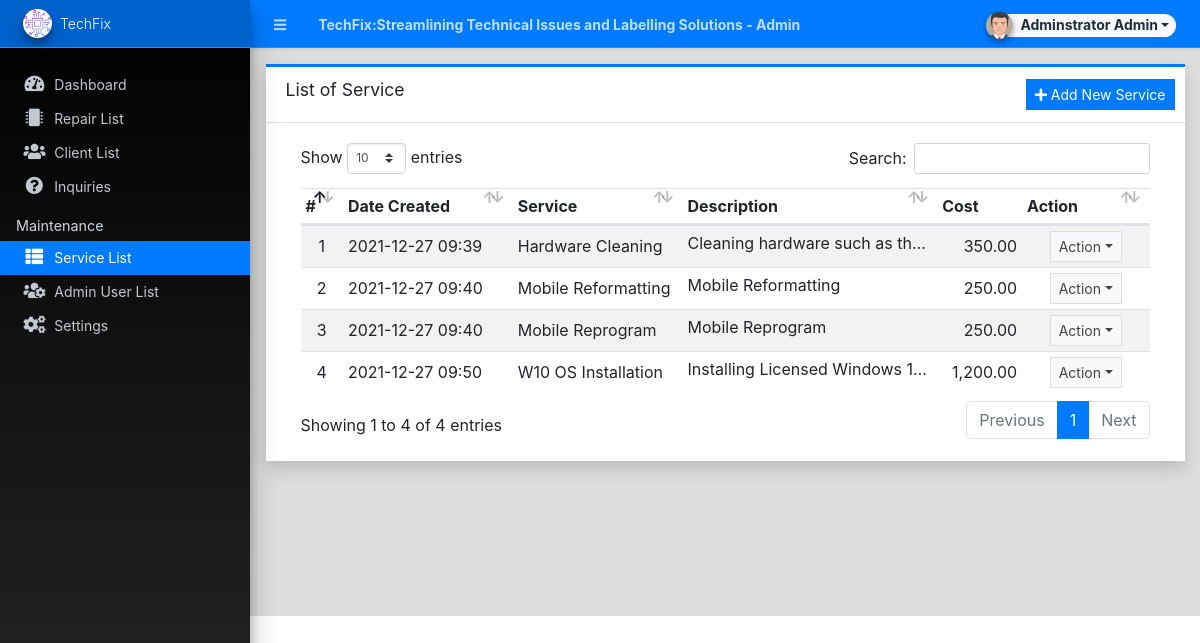
/admin/?page=services (signed in), run on the app's committed database.
### tables this page shows
CREATE TABLE `service_list` (
  `id` int(30) NOT NULL,
  `service` text NOT NULL,
  `description` text NOT NULL,
  `cost` float NOT NULL DEFAULT 0,
  `delete_flag` tinyint(1) NOT NULL DEFAULT 0 COMMENT '0 = Active, 1 = Delete',
  `date_created` datetime NOT NULL DEFAULT current_timestamp(),
  `date_updated` datetime DEFAULT NULL
);

### config.php (called while the page is built, shortened)
<?php
require_once('classes/DBConnection.php');
require_once('classes/SystemSettings.php');
function validate_image($file){
	if(!empty($file)){
        $ex = explode('?',$file);
        $file = $ex[0];
        $param =  isset($ex[1]) ? '?'.$ex[1]  : '';
		if(is_file(base_app.$file)){
			return base_url.$file.$param;
		}else{
			return base_url.'dist/img/no-image-available.png';
		}
	}else{
		return base_url.'dist/img/no-image-available.png';
	}
}
function isMobileDevice(){
    $aMobileUA = array(
        '/iphone/i' => 'iPhone',
        '/ipod/i' => 'iPod',
        '/ipad/i' => 'iPad',
        '/android/i' => 'Android',
        '/blackberry/i' => 'BlackBerry',
        '/webos/i' => 'Mobile'
    );
    return false;
}
?>

### classes/DBConnection.php (called while the page is built, shortened)
<?php
class DBConnection{
    private $host = DB_SERVER;
    private $username = DB_USERNAME;
    private $password = DB_PASSWORD;
    private $database = DB_NAME;
    public $conn;
    public function __construct(){
        if (!isset($this->conn)) {
            $this->conn = new mysqli($this->host, $this->username, $this->password, $this->database);
        }
    }
}
?>

### classes/SystemSettings.php (called while the page is built, shortened)
<?php
class SystemSettings extends DBConnection{
	function userdata($field = ''){
		if(!empty($field)){
			if(isset($_SESSION['userdata'][$field]))
				return $_SESSION['userdata'][$field];
			else
				return null;
		}else{
			return false;
		}
	}
	function info($field=''){
		if(!empty($field)){
			if(isset($_SESSION['system_info'][$field]))
				return $_SESSION['system_info'][$field];
			else
				return false;
		}else{
			return false;
		}
	}
}
$_settings = new SystemSettings();
?>

### admin/services/index.php (the view, shortened to what this page needs)
<div class="card card-outline card-primary rounded-0 shadow">
	<div class="card-header">
		<h3 class="card-title">List of Service</h3>
		<div class="card-tools">
			<a href="javascript:void(0)" id="create_new" class="btn btn-flat btn-sm btn-primary"><span class="fas fa-plus"></span>  Add New Service</a>
		</div>
	</div>
	<div class="card-body">
		<div class="container-fluid">
        <div class="container-fluid">
			<table class="table table-hover table-striped">
				<colgroup>
					<col width="5%">
					<col width="20%">
					<col width="20%">
					<col width="30%">
					<col width="10%">
					<col width="15%">
				</colgroup>
				<thead>
					<tr>
						<th>#</th>
						<th>Date Created</th>
						<th>Service</th>
						<th>Description</th>
						<th>Cost</th>
						<th>Action</th>
					</tr>
				</thead>
				<tbody>
					<?php
						$i = 1;
						$qry = $conn->query("SELECT * from `service_list` where delete_flag = 0 order by `service` asc ");
						while($row = $qry->fetch_assoc()):
					?>
						<tr>
							<td class="text-center"><?php echo $i++; ?></td>
							<td class=""><?php echo date("Y-m-d H:i",strtotime($row['date_created'])) ?></td>
							<td><?php echo ucwords($row['service']) ?></td>
							<td class="truncate-1"><?php echo $row['description'] ?></td>
							<td class="text-right"><?php echo number_format($row['cost'],2) ?></td>
							<td align="center">
								 <button type="button" class="btn btn-flat btn-default btn-sm dropdown-toggle dropdown-icon" data-toggle="dropdown">
				                  		Action
				                  </button>
							</td>
						</tr>
					<?php endwhile; ?>
				</tbody>
			</table>
		</div>
		</div>
	</div>
</div>

### admin/index.php (shortened to what this page needs)
<?php require_once('../config.php'); ?>
 <!DOCTYPE html>
<html lang="en" class="" style="height: auto;">
<?php require_once('inc/header.php') ?>
  <body class="sidebar-mini layout-fixed control-sidebar-slide-open layout-navbar-fixed sidebar-mini-md sidebar-mini-xs" data-new-gr-c-s-check-loaded="14.991.0" data-gr-ext-installed="" style="height: auto;">
    <div class="wrapper">
     <?php require_once('inc/topBarNav.php') ?>
     <?php require_once('inc/navigation.php') ?>
     <?php $page = isset($_GET['page']) ? $_GET['page'] : 'home';  ?>
      <div class="content-wrapper pt-3" style="min-height: 567.854px;">
        <section class="content ">
          <div class="container-fluid">
            <?php
              if(!file_exists($page.".php") && !is_dir($page)){
                  include '404.html';
              }else{
                if(is_dir($page))
                  include $page.'/index.php';
                else
                  include $page.'.php';
              }
            ?>
          </div>
        </section>
      </div>
      <?php require_once('inc/footer.php') ?>
  </body>
</html>

### admin/inc/header.php (shortened to what this page needs)
<head>
    <link rel="stylesheet" href="<?php echo base_url ?>plugins/fontawesome-free/css/all.min.css">
    <link rel="stylesheet" href="<?php echo base_url ?>plugins/tempusdominus-bootstrap-4/css/tempusdominus-bootstrap-4.min.css">
  <link rel="stylesheet" href="<?php echo base_url ?>plugins/datatables-bs4/css/dataTables.bootstrap4.min.css">
  <link rel="stylesheet" href="<?php echo base_url ?>plugins/datatables-responsive/css/responsive.bootstrap4.min.css">
  <link rel="stylesheet" href="<?php echo base_url ?>plugins/datatables-buttons/css/buttons.bootstrap4.min.css">
  <link rel="stylesheet" href="<?php echo base_url ?>plugins/select2/css/select2.min.css">
  <link rel="stylesheet" href="<?php echo base_url ?>plugins/select2-bootstrap4-theme/select2-bootstrap4.min.css">
    <link rel="stylesheet" href="<?php echo base_url ?>plugins/icheck-bootstrap/icheck-bootstrap.min.css">
    <link rel="stylesheet" href="<?php echo base_url ?>plugins/jqvmap/jqvmap.min.css">
    <link rel="stylesheet" href="<?php echo base_url ?>dist/css/adminlte.css">
    <link rel="stylesheet" href="<?php echo base_url ?>dist/css/custom.css">
    <link rel="stylesheet" href="<?php echo base_url ?>plugins/overlayScrollbars/css/OverlayScrollbars.min.css">
    <link rel="stylesheet" href="<?php echo base_url ?>plugins/daterangepicker/daterangepicker.css">
    <link rel="stylesheet" href="<?php echo base_url ?>plugins/summernote/summernote-bs4.min.css">
  <link rel="stylesheet" href="<?php echo base_url ?>plugins/sweetalert2-theme-bootstrap-4/bootstrap-4.min.css">
  </head>

### admin/inc/topBarNav.php (shortened to what this page needs)
<nav class="main-header navbar navbar-expand navbar-dark border  border-info border-top-0  border-left-0 border-right-0 text-sm shadow-sm bg-primary">
  <ul class="navbar-nav">
    <li class="nav-item">
    <a class="nav-link" data-widget="pushmenu" href="#" role="button"><i class="fas fa-bars"></i></a>
    </li>
    <li class="nav-item d-none d-sm-inline-block">
      <a href="<?php echo base_url ?>" class="nav-link"><b><?php echo (!isMobileDevice()) ? $_settings->info('name'):$_settings->info('short_name'); ?> - Admin</b></a>
    </li>
  </ul>
  <ul class="navbar-nav ml-auto">
    <li class="nav-item">
      <div class="btn-group nav-link">
            <button type="button" class="btn btn-rounded badge badge-light dropdown-toggle dropdown-icon" data-toggle="dropdown">
              <span><img src="<?php echo validate_image($_settings->userdata('avatar')) ?>" class="img-circle elevation-2 user-img" alt="User Image"></span>
              <span class="ml-3"><?php echo ucwords($_settings->userdata('firstname').' '.$_settings->userdata('lastname')) ?></span>
            </button>
        </div>
    </li>
  </ul>
</nav>

### admin/inc/navigation.php (shortened to what this page needs)
<aside class="main-sidebar sidebar-dark-primary elevation-4 sidebar-no-expand bg-gradient-black">
  <a href="<?php echo base_url ?>admin" class="brand-link bg-transparent text-sm border-info shadow-sm bg-primary">
  <img src="<?php echo validate_image($_settings->info('logo'))?>" alt="Store Logo" class="brand-image img-circle elevation-3 bg-black" style="width: 1.8rem;height: 1.8rem;max-height: unset;object-fit:scale-down;object-position:center center">
  <span class="brand-text font-weight-light"><?php echo $_settings->info('short_name') ?></span>
  </a>
  <div class="sidebar os-host os-theme-light os-host-overflow os-host-overflow-y os-host-resize-disabled os-host-transition os-host-scrollbar-horizontal-hidden">
    <div class="os-content-glue" style="margin: 0px -8px; width: 249px; height: 646px;"></div>
    <div class="os-padding">
      <div class="os-viewport os-viewport-native-scrollbars-invisible" style="overflow-y: scroll;">
        <div class="os-content" style="padding: 0px 8px; height: 100%; width: 100%;">
          <nav class="mt-4">
             <ul class="nav nav-pills nav-sidebar flex-column text-sm nav-compact nav-flat nav-child-indent nav-collapse-hide-child" data-widget="treeview" role="menu" data-accordion="false">
              <li class="nav-item dropdown">
                <a href="./" class="nav-link nav-home">
                  <i class="nav-icon fas fa-tachometer-alt"></i>
                  <p>
                    Dashboard
                  </p>
                </a>
              </li>
              <li class="nav-item">
                <a href="<?php echo base_url ?>admin/?page=repairs" class="nav-link nav-repairs">
                  <i class="nav-icon fas fa-microchip"></i>
                  <p>
                    Repair List
                  </p>
                </a>
              </li>
              <li class="nav-item dropdown">
                <a href="<?php echo base_url ?>admin/?page=clients" class="nav-link nav-clients">
                  <i class="nav-icon fas fa-users"></i>
                  <p>
                    Client List
                  </p>
                </a>
              </li>
              <li class="nav-item">
                <a href="<?php echo base_url ?>admin/?page=inquiries" class="nav-link nav-inquiries">
                  <i class="nav-icon fas fa-question-circle"></i>
                  <p>
                    Inquiries
                  </p>
                </a>
              </li>
              <?php if($_settings->userdata('type') == 1): ?>
              <li class="nav-header">Maintenance</li>
              <li class="nav-item dropdown">
                <a href="<?php echo base_url ?>admin/?page=services" class="nav-link nav-services">
                  <i class="nav-icon fas fa-th-list"></i>
                  <p>
                    Service List
                  </p>
                </a>
              </li>
              <li class="nav-item dropdown">
                <a href="<?php echo base_url ?>admin/?page=user/list" class="nav-link nav-user_list">
                  <i class="nav-icon fas fa-users-cog"></i>
                  <p>
                    Admin User List
                  </p>
                </a>
              </li>
              <li class="nav-item dropdown">
                <a href="<?php echo base_url ?>admin/?page=system_info" class="nav-link nav-system_info">
                  <i class="nav-icon fas fa-cogs"></i>
                  <p>
                    Settings
                  </p>
                </a>
              </li>
              <?php endif; ?>
            </ul>
          </nav>
        </div>
      </div>
    </div>
  </div>
</aside>

### admin/inc/footer.php (shortened to what this page needs)
</div>

### admin/inc/topBarNav.php (style rules this page uses)
.user-img { position: absolute; height: 27px; width: 27px; object-fit: cover; left: -7%; top: -12%; }
.btn-rounded { border-radius: 50px; }

### data on the page
service_list: date_created "2021-12-27 09:39", service "Hardware Cleaning", description "Cleaning hardware such as…", cost "350.00"
service_list: date_created "2021-12-27 09:40", service "Mobile Reformatting", description "Mobile Reformatting", cost "250.00"
service_list: date_created "2021-12-27 09:40", service "Mobile Reprogram", description "Mobile Reprogram", cost "250.00"
service_list: date_created "2021-12-27 09:50", service "W10 OS Installation", description "Installing Licensed Windows…", cost "1,200.00"

### other printed values
$_settings->info('name') "TechFix:Streamlining Technical Issues and Labelling Solutions"
$_settings->userdata('firstname').' '.$_settings->userdata('lastname') "Adminstrator Admin"
$_settings->info('short_name') "TechFix"
